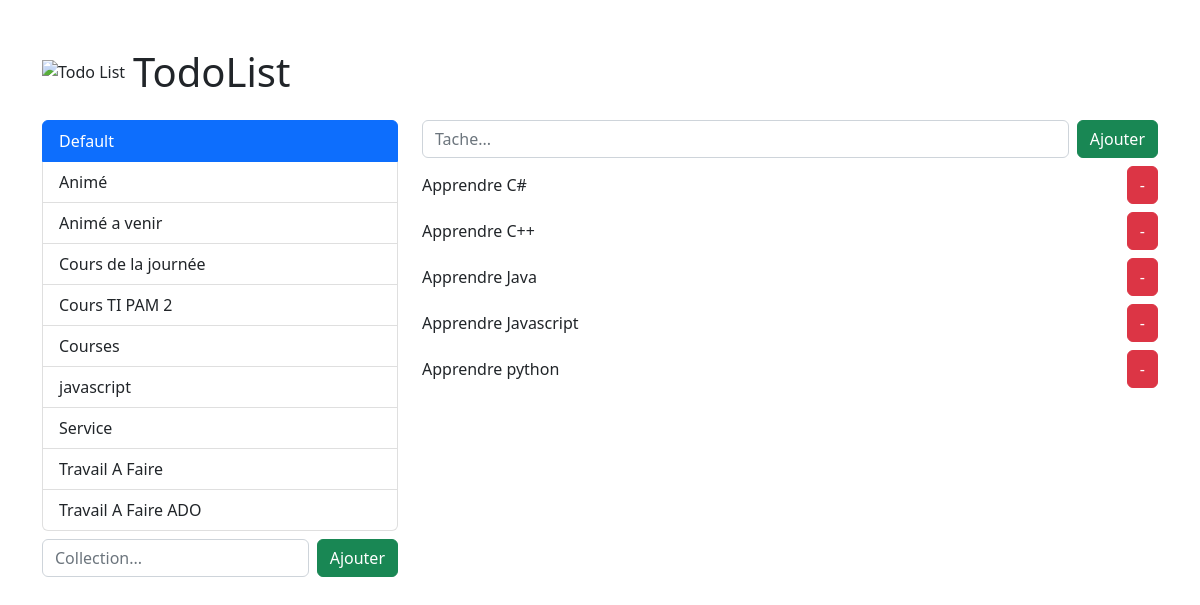
The app's page /?collection=_default with its own data.
### tasks/models.py (models this page shows, shortened)
class Collection(models.Model):
    name = models.CharField(max_length=60)
    slug = models.SlugField()

class Task(models.Model):
    description = models.CharField(max_length=300)
    collection = models.ForeignKey(Collection, on_delete=models.CASCADE)

### tasks/views.py (the view)
# urls.py: path('', views.index, name="home"),
def index(request):
    context = {}
    collection_slug = request.GET.get("collection")
    if not collection_slug:
        Collection.get_default_collection()
        return redirect(f"{reverse('home')}?collection=_default")
    collection = get_object_or_404(Collection, slug=collection_slug)
    context["collections"] = Collection.objects.order_by("slug")
    context["collection"] = collection
    context["tasks"] = collection.task_set.order_by("description")
    return render(request, 'tasks/index.html', context=context)

### tasks/templates/tasks/index.html (shortened to what this page needs)
<!DOCTYPE html>
<html lang="fr">
<head>
    <link href="https://cdn.jsdelivr.net/npm/bootstrap@5.2.0/dist/css/bootstrap.min.css" rel="stylesheet">
</head>
<body bgcolor="bluesky">
<div class="container mx-auto mt-5">
<header class="d-flex align-items-center gap-2 mb-4">
    <img src="![](../../../../../../../AppData/Local/Temp/4552718.png)" alt="Todo List">
    <h1 class="mb-0">TodoList</h1>
</header>
<div class="row">
    <div class="col-4">
<nav id="collections" class="list-group" role="tablist">
    {% for collection in collections %}
        {% include 'tasks/collection.html' with collection=collection %}
    {% endfor %}
</nav>
    <form method="POST" class="d-flex gap-2 mt-2">
        <input type="text" name="collection-name" placeholder="Collection..." class="form-control">
        <button class="btn btn-success"
                hx-post="{% url 'add-collection' %}"
                hx-target="#collections"
                hx-swap="beforeend"
                type="submit">Ajouter
        </button>
    </form>
</div>
    <main class="col-8">
    <form method="POST" class="d-flex gap-2">
        <input type="text" name="task-description" placeholder="Tache..." class="form-control">
        <button class="btn btn-success"
                hx-post="{% url 'add-task' %}"
                hx-target="#tasks"
                hx-vals='js:{"collection": getCollectionFromURL()}'
                hx-swap="beforeend"
                type="submit">
            Ajouter
        </button>
    </form>
    <section id="tasks-container">
        {% include 'tasks/tasks.html' with tasks=tasks collection=collection %}
    </section>
        </main>
</div>
</div>
</body>
</html>

### tasks/templates/tasks/collection.html
<button class="list-group-item text-start {% if request.GET.collection == collection.slug%}active{% endif %}"
        data-bs-toggle="list"
        hx-get="{% url 'get-tasks' collection.pk %}"
        hx-push-url = "?collection={{ collection.slug }}"
        hx-target="#tasks-container" >
    {{ collection.name }}
</button>

### tasks/templates/tasks/tasks.html (shortened to what this page needs)
       <div id="tasks" class="d-flex flex-column gap-2 mt-2">
         {% for task in tasks %}
            {% include 'tasks/task.html' with task=task %}
         {% endfor %}
        </div>

### tasks/templates/tasks/task.html (shortened to what this page needs)
<form method="POST" class="d-flex justify-content-between align-items-center">
    <p class="mb-0">{{ task.description }}</p>
    <button class="btn btn-danger"
            hx-post="{% url 'delete-task' task.pk %}"
            hx-target="closest form"
            hx-swap="outerHTML"
            hx-confirm="Voulez-vous vraiment supprimer cette tache ?"
            type="submit">-</button>
</form>

### records on screen
Collection: name "Default"
Collection: name "Animé"
Collection: name "Animé a venir"
Collection: name "Cours de la journée"
Collection: name "Cours TI PAM 2"
Collection: name "Courses"
Collection: name "javascript"
Collection: name "Service"
Collection: name "Travail A Faire"
Collection: name "Travail A Faire ADO"
Task: description "Apprendre C#"
Task: description "Apprendre C++"
Task: description "Apprendre Java"
Task: description "Apprendre Javascript"
Task: description "Apprendre python"
